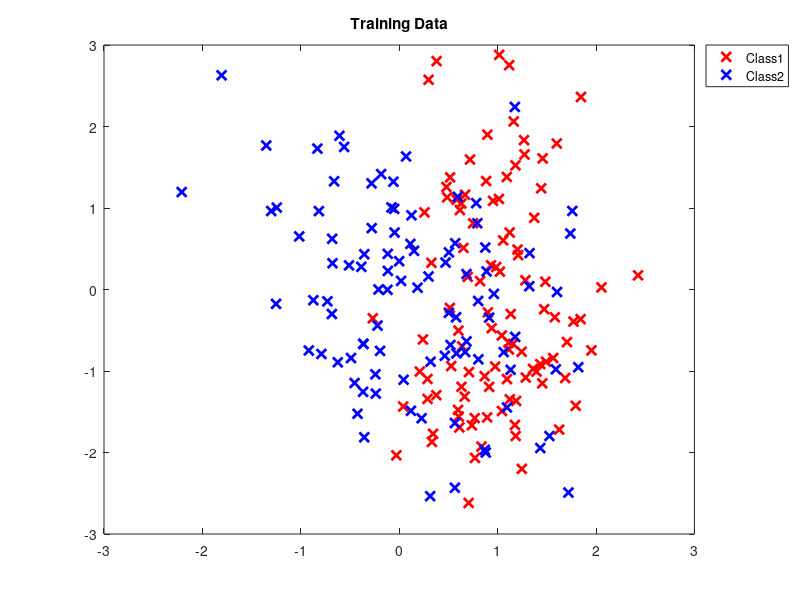

Source code (MATLAB): (Note: this script raises an error after producing the figure.)
%% Logistic Regression: Visualizing the Predictive Distribution
% Here we fit a logistic regression model to synthetic data and visualize the
% predictive distribution. We compare the MLE to L1 and L2 regularized
% models.
%% Load and Plot the Data
% Load synthetic data generated from a mixture of Gaussians. Source:
% <<http://research.microsoft.com/~cmbishop/PRML/webdatasets/datasets.htm>>
%
load bishop2class
figure;
plot(X(Y==1,1),X(Y==1,2),'xr','LineWidth',2,'MarkerSize',7); hold on;
plot(X(Y==2,1),X(Y==2,2),'xb','LineWidth',2,'MarkerSize',7);
title('Training Data');
legend({'Class1','Class2'},'Location','BestOutside');
%% Cross Validate L2
% Here we cross validate sigma and lambda simultaneously for L2 LR. This
% takes about 3 minutes to run.
if(0)
    %%
    % We create our test function. See the ModelSelection class for more
    % details.
    testFunction = @(Xtrain,ytrain,Xtest,lambda,sigma)...
        mode(predict(fit(LogregDist('nclasses',2,'transformer',...
        ChainTransformer({StandardizeTransformer(false),...
        KernelTransformer('rbf', sigma)})),...
        'X',Xtrain,'y',ytrain,'priorStrength',lambda,'prior','l2'),Xtest));
    %%
        % This is the range we will search over; every combination will be
        % tested.
        lambdaRange = logspace(-2,1.5,30);
        sigmaRange = 0.1:0.1:2;
        modelSpace = ModelSelection.makeModelSpace(lambdaRange,sigmaRange);
        %%
        % Finally we perform the model selection.
        mselect = ModelSelection(                ...
            'testFunction' , testFunction        ,...
            'models'       , modelSpace          ,...
            'Xdata'        , X                   ,...
            'Ydata'        , Y                   );
        lambdaL2 = mselect.bestModel{1};
        sigmaL2  = mselect.bestModel{2};
else
    %%
    % To save time, here are the results of the cross validation.
    %sigma = 2;
    %lambda = 0.0078476;
    lambdaL2 = 7.8805;
    sigmaL2 = 0.2;
end
% We are now ready to fit.
%% Create the Data Transformer
% We will make use of PMTK's transformer objects to easily preprocess the data
% and perform the basis expansion. We chain three transformers together, which
% will be applied to the data in sequence. When we pass our ChainTransformer to
% our model, (which we will create shortly), all of the details of the
% transformation are retained, and where appropriate, applied to future test data.
%
T = ChainTransformer({StandardizeTransformer(false)      ,...
    KernelTransformer('rbf',sigmaL2)} );
%% Create the Model
% We now create a new logistic regression model and pass it the transformer object
% we just created.
model = LogregDist('nclasses',2, 'transformer', T);
%% Fit the Model
% To fit the model, we simply call the model's fit method and pass in the data.
% Here we use an L2 regularizer, however, an L1 sparsity promoting regularizer
% could have been used just as easily by replacing the string 'l2' with
% 'l1' as we will see later. We are performing map estimation here,
% however in the L2 case we can perform full Bayesian estimation by
% appending 'method','bayesian' to the call to fit().
model = fit(model,'prior','l2','priorStrength',lambdaL2,'X',X,'y',Y);
%%
% We can specify which optimization method we would like to use by passing in
% its name to the fit method as in the following. There are number of options
% but reasonable defaults exist.
%%
%  model = fit(model,'prior','l2','lambda',lambda,'X',X,'y',Y,'optMethod','lbfgs');
%% Predict
% To visualize the predictive distribution we will first create grid of points
% in our original 2D feature space and evaluate the posterior probability that
% each point belongs to class 1. We are using the map as a plugin
% approximation. If we had fit with 'method','bayesian', we could also
% have predicted by drawing Monte Carlo samples and averaging using
% 'method','mc'.
%
[X1grid, X2grid] = meshgrid(-3:0.02:3,-3:0.02:3);
[nrows,ncols] = size(X1grid);
testData = [X1grid(:),X2grid(:)];
%%
% The output of the predict method is a discrete distribution over the class
% labels. We extract the probabilities of each test point belonging to class 1
% and reshape the vector for plotting purposes.
pred = predict(model,testData);              % pred is an object - a discrete distribution
pclass1 = pred.mu(:,1);
probGrid = reshape(pclass1,nrows,ncols);
%% Plot the Predictive Distribution
% We can now make use of Matlab's excellent plotting capabilities and plot the
% surface of the distribution. Notice the relatively smooth decision
% boundary. This is due in large part to the value of Sigma. We will see
% shortly what happens when we use a relatively small value.
figure; hold on;
surf(X1grid,X2grid,probGrid);
shading interp; view([0 90]); colorbar;
alpha 0.8;
box on;
contour(X1grid,X2grid,probGrid,'LineColor','k','LevelStep',0.5,'LineWidth',2.5);
title('Predictive Distribution (L2 Logistic Regression)');
%% Plot Decision Boundary
% We can plot the decision boundary along with the data
figure; hold on;
plot(X(Y==1,1),X(Y==1,2),'xr','LineWidth',2,'MarkerSize',7); hold on;
plot(X(Y==2,1),X(Y==2,2),'xb','LineWidth',2,'MarkerSize',7);
title('Decision Boundary (L2 Logistic Regression)');
box on;
contour(X1grid,X2grid,probGrid,'LineColor','k','LevelStep',0.5,'LineWidth',2.5);
%% L1 Prior
% Now lets use an L1 prior and repeat our steps. 
if(0) % Takes about 3 minutes

     testFunction = @(Xtrain,ytrain,Xtest,lambda,sigma)...
        mode(predict(fit(LogregDist('nclasses',2,'transformer',...
        ChainTransformer({StandardizeTransformer(false),...
        KernelTransformer('rbf', sigma)})),...
        'X',Xtrain,'y',ytrain,'priorStrength',lambda,'prior','l1'),Xtest));

    lambdaRange = logspace(-1,1,10);
    sigmaRange = [0.2,0.5:0.5:4];
    modelSpaceL1 = ModelSelection.makeModelSpace(lambdaRange,sigmaRange);
    mSelectL1 = ModelSelection(                 ...
        'testFunction' , testFunction            ,...
        'models'     , modelSpaceL1              ,...
        'Xdata'        , X                       ,...
        'Ydata'        , Y                       );
    lambdaL1 = mSelectL1.bestModel{1};
    sigmaL1 = mSelectL1.bestModel{2};
else
    %%
    % To save time, here are the results of the cross validation.
    %lambdaL1 = 1.2915;
    lambdaL1 = 2.1544;
    sigmaL1 = 0.2;
end
T = ChainTransformer({StandardizeTransformer(false)      ,...
    KernelTransformer('rbf',sigmaL1)} );
model = LogregDist('nclasses',2, 'transformer', T);
model = fit(model,'prior','l1','priorStrength',lambdaL1,'X',X,'y',Y);
[X1grid, X2grid] = meshgrid(-3:0.02:3,-3:0.02:3);
[nrows,ncols] = size(X1grid);
testData = [X1grid(:),X2grid(:)];
pred = predict(model,testData);              % pred is an object - a discrete distribution
pclass1 = pred.mu(:,1);
probGrid = reshape(pclass1,nrows,ncols);
%% Plot the Predictive Distribution L1
figure; hold on;
surf(X1grid,X2grid,probGrid);
shading interp; view([0 90]); colorbar;
alpha 0.8;
box on;
contour(X1grid,X2grid,probGrid,'LineColor','k','LevelStep',0.5,'LineWidth',2.5);
title('Predictive Distribution (L1 Logistic Regression)');
%% Plot Decision Boundary L1
% We can plot the decision boundary along with the data
figure; hold on;
plot(X(Y==1,1),X(Y==1,2),'xr','LineWidth',2,'MarkerSize',7); hold on;
plot(X(Y==2,1),X(Y==2,2),'xb','LineWidth',2,'MarkerSize',7);
title('Decision Boundary (L1 Logistic Regression)');
box on;
contour(X1grid,X2grid,probGrid,'LineColor','k','LevelStep',0.5,'LineWidth',2.5);
%% Identify "support vectors"
% We now visualize the "support vectors", i.e.
% the examples corresponding to non-zero weights.
supportVectors = X(model.w ~= 0,:);
plot(supportVectors(:,1),supportVectors(:,2),'ok','MarkerSize',10,'LineWidth',2)
%% MLE with Small Sigma
% Here we investigate what happens when we use the MLE and a small value
% for sigma. The decision boundary becomes much more complex but of
% course we are overfitting.
lambda = 0;                 % lambda = 0 corresponds to MLE
sigma = 0.5;                % arbitrarily chosen small value for sigma
T = ChainTransformer({StandardizeTransformer(false),KernelTransformer('rbf',sigma)} );
model = LogregDist('nclasses',2, 'transformer', T);
model = fit(model,'X',X,'y',Y);
[X1grid, X2grid] = meshgrid(-3:0.02:3,-3:0.02:3);
[nrows,ncols] = size(X1grid);
testData = [X1grid(:),X2grid(:)];
pred = predict(model,testData);
pclass1 = pred.mu(:,1);
probGrid = reshape(pclass1,nrows,ncols);
figure; hold on;
surf(X1grid,X2grid,probGrid);
shading interp; view([0 90]); colorbar;
alpha 0.8;
box on;
title('Predictive Distribution (MLE & Small Sigma)');
figure; hold on;
plot(X(Y==1,1),X(Y==1,2),'xr','LineWidth',2,'MarkerSize',7); hold on;
plot(X(Y==2,1),X(Y==2,2),'xb','LineWidth',2,'MarkerSize',7);
title('Decision Boundary (MLE & Small Sigma)');
box on;
contour(X1grid,X2grid,probGrid,'LineColor','k','LevelStep',0.5,'LineWidth',2.5);
